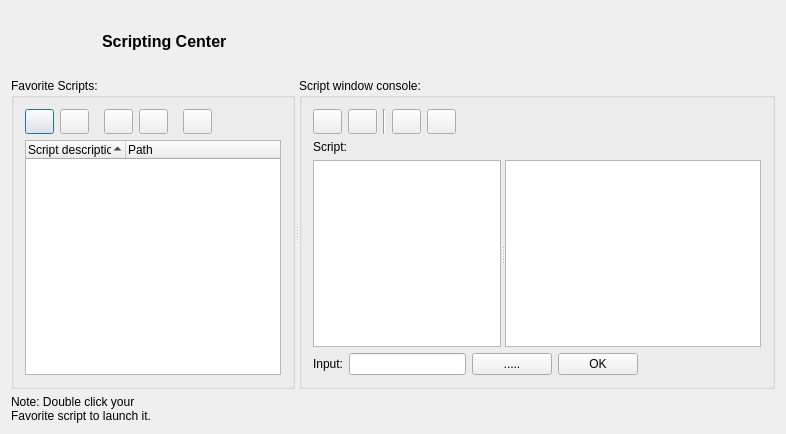
<?xml version="1.0" encoding="UTF-8"?>
<ui version="4.0">
 <class>script_basedialog</class>
 <widget class="QDialog" name="script_basedialog">
  <property name="geometry">
   <rect>
    <x>0</x>
    <y>0</y>
    <width>786</width>
    <height>434</height>
   </rect>
  </property>
  <property name="sizePolicy">
   <sizepolicy hsizetype="Preferred" vsizetype="Minimum">
    <horstretch>0</horstretch>
    <verstretch>0</verstretch>
   </sizepolicy>
  </property>
  <property name="windowTitle">
   <string>Form1</string>
  </property>
  <property name="windowIcon">
   <iconset resource="gex.qrc">
    <normaloff>:/gex/icons/gex_application_48x48.png</normaloff>:/gex/icons/gex_application_48x48.png</iconset>
  </property>
  <property name="autoFillBackground">
   <bool>true</bool>
  </property>
  <layout class="QGridLayout" name="gridLayout_3" rowstretch="0,10,0">
   <item row="0" column="0">
    <layout class="QHBoxLayout" name="horizontalLayout_2">
     <item>
      <widget class="QLabel" name="PixmapLabel1">
       <property name="sizePolicy">
        <sizepolicy hsizetype="Fixed" vsizetype="Fixed">
         <horstretch>0</horstretch>
         <verstretch>0</verstretch>
        </sizepolicy>
       </property>
       <property name="pixmap">
        <pixmap resource="gex.qrc">:/gex/icons/script_large.png</pixmap>
       </property>
       <property name="scaledContents">
        <bool>true</bool>
       </property>
       <property name="wordWrap">
        <bool>false</bool>
       </property>
      </widget>
     </item>
     <item>
      <spacer name="horizontalSpacer_3">
       <property name="orientation">
        <enum>Qt::Horizontal</enum>
       </property>
       <property name="sizeType">
        <enum>QSizePolicy::Fixed</enum>
       </property>
       <property name="sizeHint" stdset="0">
        <size>
         <width>78</width>
         <height>61</height>
        </size>
       </property>
      </spacer>
     </item>
     <item>
      <widget class="QLabel" name="TextLabel1">
       <property name="sizePolicy">
        <sizepolicy hsizetype="Fixed" vsizetype="Preferred">
         <horstretch>0</horstretch>
         <verstretch>0</verstretch>
        </sizepolicy>
       </property>
       <property name="font">
        <font>
         <family>Ms Sans Serif</family>
         <pointsize>12</pointsize>
         <weight>75</weight>
         <bold>true</bold>
        </font>
       </property>
       <property name="text">
        <string>Scripting Center</string>
       </property>
       <property name="wordWrap">
        <bool>false</bool>
       </property>
      </widget>
     </item>
     <item>
      <spacer name="horizontalSpacer_4">
       <property name="orientation">
        <enum>Qt::Horizontal</enum>
       </property>
       <property name="sizeHint" stdset="0">
        <size>
         <width>680</width>
         <height>48</height>
        </size>
       </property>
      </spacer>
     </item>
    </layout>
   </item>
   <item row="1" column="0">
    <widget class="QSplitter" name="splitter_2">
     <property name="orientation">
      <enum>Qt::Horizontal</enum>
     </property>
     <widget class="QGroupBox" name="GroupBox1">
      <property name="sizePolicy">
       <sizepolicy hsizetype="Fixed" vsizetype="Preferred">
        <horstretch>1</horstretch>
        <verstretch>0</verstretch>
       </sizepolicy>
      </property>
      <property name="title">
       <string>Favorite Scripts:</string>
      </property>
      <layout class="QGridLayout" name="gridLayout_2" rowstretch="0,10" columnstretch="0">
       <property name="sizeConstraint">
        <enum>QLayout::SetDefaultConstraint</enum>
       </property>
       <item row="0" column="0">
        <layout class="QHBoxLayout" name="horizontalLayout_4">
         <property name="sizeConstraint">
          <enum>QLayout::SetMinimumSize</enum>
         </property>
         <item>
          <widget class="QPushButton" name="buttonAddFile">
           <property name="sizePolicy">
            <sizepolicy hsizetype="Fixed" vsizetype="Fixed">
             <horstretch>0</horstretch>
             <verstretch>0</verstretch>
            </sizepolicy>
           </property>
           <property name="minimumSize">
            <size>
             <width>29</width>
             <height>25</height>
            </size>
           </property>
           <property name="maximumSize">
            <size>
             <width>29</width>
             <height>25</height>
            </size>
           </property>
           <property name="toolTip">
            <string>Add Script to list</string>
           </property>
           <property name="text">
            <string/>
           </property>
           <property name="icon">
            <iconset resource="gex.qrc">
             <normaloff>:/gex/icons/file_open.png</normaloff>:/gex/icons/file_open.png</iconset>
           </property>
           <property name="iconSize">
            <size>
             <width>32</width>
             <height>32</height>
            </size>
           </property>
           <property name="autoDefault">
            <bool>true</bool>
           </property>
          </widget>
         </item>
         <item>
          <widget class="QPushButton" name="buttonProperties">
           <property name="sizePolicy">
            <sizepolicy hsizetype="Fixed" vsizetype="Fixed">
             <horstretch>0</horstretch>
             <verstretch>0</verstretch>
            </sizepolicy>
           </property>
           <property name="minimumSize">
            <size>
             <width>29</width>
             <height>25</height>
            </size>
           </property>
           <property name="maximumSize">
            <size>
             <width>29</width>
             <height>25</height>
            </size>
           </property>
           <property name="focusPolicy">
            <enum>Qt::NoFocus</enum>
           </property>
           <property name="toolTip">
            <string>Properties: Lets you view/edit the selected script description and file path</string>
           </property>
           <property name="text">
            <string/>
           </property>
           <property name="icon">
            <iconset resource="gex.qrc">
             <normaloff>:/gex/icons/properties.png</normaloff>:/gex/icons/properties.png</iconset>
           </property>
           <property name="iconSize">
            <size>
             <width>32</width>
             <height>32</height>
            </size>
           </property>
           <property name="autoDefault">
            <bool>true</bool>
           </property>
          </widget>
         </item>
         <item>
          <widget class="Line" name="Line1_2">
           <property name="sizePolicy">
            <sizepolicy hsizetype="Fixed" vsizetype="Fixed">
             <horstretch>0</horstretch>
             <verstretch>0</verstretch>
            </sizepolicy>
           </property>
           <property name="frameShape">
            <enum>QFrame::VLine</enum>
           </property>
           <property name="frameShadow">
            <enum>QFrame::Sunken</enum>
           </property>
          </widget>
         </item>
         <item>
          <widget class="QPushButton" name="buttonEditScript">
           <property name="sizePolicy">
            <sizepolicy hsizetype="Fixed" vsizetype="Fixed">
             <horstretch>0</horstretch>
             <verstretch>0</verstretch>
            </sizepolicy>
           </property>
           <property name="minimumSize">
            <size>
             <width>29</width>
             <height>25</height>
            </size>
           </property>
           <property name="maximumSize">
            <size>
             <width>29</width>
             <height>25</height>
            </size>
           </property>
           <property name="toolTip">
            <string>Edit selected script</string>
           </property>
           <property name="text">
            <string/>
           </property>
           <property name="icon">
            <iconset resource="gex.qrc">
             <normaloff>:/gex/icons/script_edit.png</normaloff>:/gex/icons/script_edit.png</iconset>
           </property>
           <property name="iconSize">
            <size>
             <width>32</width>
             <height>32</height>
            </size>
           </property>
           <property name="autoDefault">
            <bool>true</bool>
           </property>
          </widget>
         </item>
         <item>
          <widget class="QPushButton" name="buttonRunFile">
           <property name="sizePolicy">
            <sizepolicy hsizetype="Fixed" vsizetype="Fixed">
             <horstretch>0</horstretch>
             <verstretch>0</verstretch>
            </sizepolicy>
           </property>
           <property name="minimumSize">
            <size>
             <width>29</width>
             <height>25</height>
            </size>
           </property>
           <property name="maximumSize">
            <size>
             <width>29</width>
             <height>25</height>
            </size>
           </property>
           <property name="toolTip">
            <string>Run selected Script</string>
           </property>
           <property name="text">
            <string/>
           </property>
           <property name="icon">
            <iconset resource="gex.qrc">
             <normaloff>:/gex/icons/script_run.png</normaloff>:/gex/icons/script_run.png</iconset>
           </property>
           <property name="iconSize">
            <size>
             <width>32</width>
             <height>32</height>
            </size>
           </property>
           <property name="autoDefault">
            <bool>true</bool>
           </property>
          </widget>
         </item>
         <item>
          <widget class="Line" name="Line1">
           <property name="sizePolicy">
            <sizepolicy hsizetype="Fixed" vsizetype="Fixed">
             <horstretch>0</horstretch>
             <verstretch>0</verstretch>
            </sizepolicy>
           </property>
           <property name="frameShape">
            <enum>QFrame::VLine</enum>
           </property>
           <property name="frameShadow">
            <enum>QFrame::Sunken</enum>
           </property>
          </widget>
         </item>
         <item>
          <widget class="QPushButton" name="buttonRemoveFile">
           <property name="sizePolicy">
            <sizepolicy hsizetype="Fixed" vsizetype="Fixed">
             <horstretch>0</horstretch>
             <verstretch>0</verstretch>
            </sizepolicy>
           </property>
           <property name="minimumSize">
            <size>
             <width>29</width>
             <height>25</height>
            </size>
           </property>
           <property name="maximumSize">
            <size>
             <width>29</width>
             <height>25</height>
            </size>
           </property>
           <property name="toolTip">
            <string>Remove selected script</string>
           </property>
           <property name="text">
            <string/>
           </property>
           <property name="icon">
            <iconset resource="gex.qrc">
             <normaloff>:/gex/icons/file_remove.png</normaloff>:/gex/icons/file_remove.png</iconset>
           </property>
           <property name="iconSize">
            <size>
             <width>32</width>
             <height>32</height>
            </size>
           </property>
           <property name="autoDefault">
            <bool>true</bool>
           </property>
          </widget>
         </item>
         <item>
          <spacer name="horizontalSpacer_2">
           <property name="orientation">
            <enum>Qt::Horizontal</enum>
           </property>
           <property name="sizeHint" stdset="0">
            <size>
             <width>40</width>
             <height>20</height>
            </size>
           </property>
          </spacer>
         </item>
        </layout>
       </item>
       <item row="1" column="0">
        <widget class="QTreeWidget" name="mUi_treeWidget">
         <property name="sizePolicy">
          <sizepolicy hsizetype="Expanding" vsizetype="Preferred">
           <horstretch>0</horstretch>
           <verstretch>0</verstretch>
          </sizepolicy>
         </property>
         <property name="minimumSize">
          <size>
           <width>200</width>
           <height>210</height>
          </size>
         </property>
         <property name="maximumSize">
          <size>
           <width>16777215</width>
           <height>16777215</height>
          </size>
         </property>
         <property name="font">
          <font>
           <family>MS Shell Dlg 2</family>
          </font>
         </property>
         <property name="toolTip">
          <string>List of your favorite Scripts...double-click script name to launch!</string>
         </property>
         <property name="selectionMode">
          <enum>QAbstractItemView::ExtendedSelection</enum>
         </property>
         <property name="rootIsDecorated">
          <bool>false</bool>
         </property>
         <property name="sortingEnabled">
          <bool>true</bool>
         </property>
         <column>
          <property name="text">
           <string>Script description</string>
          </property>
         </column>
         <column>
          <property name="text">
           <string>Path</string>
          </property>
         </column>
        </widget>
       </item>
      </layout>
     </widget>
     <widget class="QGroupBox" name="GroupBox1_2">
      <property name="sizePolicy">
       <sizepolicy hsizetype="Expanding" vsizetype="Preferred">
        <horstretch>10</horstretch>
        <verstretch>0</verstretch>
       </sizepolicy>
      </property>
      <property name="title">
       <string>Script window console:</string>
      </property>
      <layout class="QGridLayout" name="gridLayout" rowstretch="0,0,10,0" columnstretch="0,0" rowminimumheight="0,0,0,0">
       <property name="sizeConstraint">
        <enum>QLayout::SetDefaultConstraint</enum>
       </property>
       <item row="0" column="0">
        <layout class="QHBoxLayout" name="horizontalLayout_3">
         <property name="sizeConstraint">
          <enum>QLayout::SetDefaultConstraint</enum>
         </property>
         <item>
          <widget class="QPushButton" name="buttonNewScript">
           <property name="sizePolicy">
            <sizepolicy hsizetype="Fixed" vsizetype="Fixed">
             <horstretch>0</horstretch>
             <verstretch>0</verstretch>
            </sizepolicy>
           </property>
           <property name="minimumSize">
            <size>
             <width>29</width>
             <height>25</height>
            </size>
           </property>
           <property name="maximumSize">
            <size>
             <width>29</width>
             <height>25</height>
            </size>
           </property>
           <property name="toolTip">
            <string>Create a new Script</string>
           </property>
           <property name="text">
            <string/>
           </property>
           <property name="icon">
            <iconset resource="gex.qrc">
             <normaloff>:/gex/icons/script_new.png</normaloff>:/gex/icons/script_new.png</iconset>
           </property>
           <property name="iconSize">
            <size>
             <width>32</width>
             <height>32</height>
            </size>
           </property>
           <property name="autoDefault">
            <bool>false</bool>
           </property>
          </widget>
         </item>
         <item>
          <widget class="QPushButton" name="buttonLoadRunScript">
           <property name="sizePolicy">
            <sizepolicy hsizetype="Fixed" vsizetype="Fixed">
             <horstretch>0</horstretch>
             <verstretch>0</verstretch>
            </sizepolicy>
           </property>
           <property name="minimumSize">
            <size>
             <width>29</width>
             <height>25</height>
            </size>
           </property>
           <property name="maximumSize">
            <size>
             <width>29</width>
             <height>25</height>
            </size>
           </property>
           <property name="toolTip">
            <string>Load and run a script of your choice</string>
           </property>
           <property name="text">
            <string/>
           </property>
           <property name="icon">
            <iconset resource="gex.qrc">
             <normaloff>:/gex/icons/file_open.png</normaloff>:/gex/icons/file_open.png</iconset>
           </property>
           <property name="iconSize">
            <size>
             <width>32</width>
             <height>32</height>
            </size>
           </property>
           <property name="autoDefault">
            <bool>false</bool>
           </property>
          </widget>
         </item>
         <item>
          <widget class="Line" name="Line1_2_2">
           <property name="frameShape">
            <enum>QFrame::VLine</enum>
           </property>
           <property name="frameShadow">
            <enum>QFrame::Sunken</enum>
           </property>
          </widget>
         </item>
         <item>
          <widget class="QPushButton" name="buttonEditExecutedScript">
           <property name="sizePolicy">
            <sizepolicy hsizetype="Fixed" vsizetype="Fixed">
             <horstretch>0</horstretch>
             <verstretch>0</verstretch>
            </sizepolicy>
           </property>
           <property name="minimumSize">
            <size>
             <width>29</width>
             <height>25</height>
            </size>
           </property>
           <property name="maximumSize">
            <size>
             <width>29</width>
             <height>25</height>
            </size>
           </property>
           <property name="toolTip">
            <string>Edit last executed script</string>
           </property>
           <property name="text">
            <string/>
           </property>
           <property name="icon">
            <iconset resource="gex.qrc">
             <normaloff>:/gex/icons/script_edit.png</normaloff>:/gex/icons/script_edit.png</iconset>
           </property>
           <property name="iconSize">
            <size>
             <width>32</width>
             <height>32</height>
            </size>
           </property>
           <property name="autoDefault">
            <bool>false</bool>
           </property>
          </widget>
         </item>
         <item>
          <widget class="QPushButton" name="buttonRunScriptAgain">
           <property name="sizePolicy">
            <sizepolicy hsizetype="Fixed" vsizetype="Fixed">
             <horstretch>0</horstretch>
             <verstretch>0</verstretch>
            </sizepolicy>
           </property>
           <property name="minimumSize">
            <size>
             <width>29</width>
             <height>25</height>
            </size>
           </property>
           <property name="maximumSize">
            <size>
             <width>29</width>
             <height>25</height>
            </size>
           </property>
           <property name="toolTip">
            <string>Start again the last script executed</string>
           </property>
           <property name="text">
            <string/>
           </property>
           <property name="icon">
            <iconset resource="gex.qrc">
             <normaloff>:/gex/icons/script_run.png</normaloff>:/gex/icons/script_run.png</iconset>
           </property>
           <property name="iconSize">
            <size>
             <width>32</width>
             <height>32</height>
            </size>
           </property>
           <property name="autoDefault">
            <bool>false</bool>
           </property>
          </widget>
         </item>
         <item>
          <spacer name="horizontalSpacer">
           <property name="orientation">
            <enum>Qt::Horizontal</enum>
           </property>
           <property name="sizeType">
            <enum>QSizePolicy::Expanding</enum>
           </property>
           <property name="sizeHint" stdset="0">
            <size>
             <width>40</width>
             <height>20</height>
            </size>
           </property>
          </spacer>
         </item>
        </layout>
       </item>
       <item row="1" column="0" colspan="2">
        <layout class="QHBoxLayout" name="horizontalLayout">
         <property name="sizeConstraint">
          <enum>QLayout::SetNoConstraint</enum>
         </property>
         <item>
          <widget class="QLabel" name="TextLabel2">
           <property name="sizePolicy">
            <sizepolicy hsizetype="Preferred" vsizetype="Preferred">
             <horstretch>0</horstretch>
             <verstretch>0</verstretch>
            </sizepolicy>
           </property>
           <property name="text">
            <string>Script:</string>
           </property>
           <property name="alignment">
            <set>Qt::AlignVCenter</set>
           </property>
           <property name="wordWrap">
            <bool>true</bool>
           </property>
          </widget>
         </item>
         <item>
          <widget class="QLabel" name="TextLabelScriptExecuted">
           <property name="sizePolicy">
            <sizepolicy hsizetype="Expanding" vsizetype="Preferred">
             <horstretch>0</horstretch>
             <verstretch>0</verstretch>
            </sizepolicy>
           </property>
           <property name="text">
            <string/>
           </property>
           <property name="alignment">
            <set>Qt::AlignVCenter</set>
           </property>
           <property name="wordWrap">
            <bool>true</bool>
           </property>
          </widget>
         </item>
        </layout>
       </item>
       <item row="3" column="0">
        <layout class="QGridLayout" name="gridLayout_4">
         <property name="sizeConstraint">
          <enum>QLayout::SetMinimumSize</enum>
         </property>
         <item row="0" column="0">
          <widget class="QLabel" name="TextLabelInput">
           <property name="sizePolicy">
            <sizepolicy hsizetype="Preferred" vsizetype="Minimum">
             <horstretch>0</horstretch>
             <verstretch>0</verstretch>
            </sizepolicy>
           </property>
           <property name="text">
            <string>Input:</string>
           </property>
           <property name="alignment">
            <set>Qt::AlignVCenter</set>
           </property>
           <property name="wordWrap">
            <bool>true</bool>
           </property>
          </widget>
         </item>
         <item row="0" column="1">
          <widget class="QLineEdit" name="LineEditScriptPrompt">
           <property name="sizePolicy">
            <sizepolicy hsizetype="Expanding" vsizetype="Fixed">
             <horstretch>0</horstretch>
             <verstretch>0</verstretch>
            </sizepolicy>
           </property>
           <property name="minimumSize">
            <size>
             <width>75</width>
             <height>0</height>
            </size>
           </property>
           <property name="maximumSize">
            <size>
             <width>150</width>
             <height>16777215</height>
            </size>
           </property>
           <property name="toolTip">
            <string>Text input...</string>
           </property>
          </widget>
         </item>
         <item row="0" column="2">
          <widget class="QPushButton" name="PushButtonScriptPrompt">
           <property name="sizePolicy">
            <sizepolicy hsizetype="Fixed" vsizetype="Minimum">
             <horstretch>0</horstretch>
             <verstretch>0</verstretch>
            </sizepolicy>
           </property>
           <property name="toolTip">
            <string>Pick a file...</string>
           </property>
           <property name="text">
            <string>.....</string>
           </property>
           <property name="autoRepeat">
            <bool>false</bool>
           </property>
          </widget>
         </item>
         <item row="0" column="3">
          <widget class="QPushButton" name="PushButtonInputOk">
           <property name="sizePolicy">
            <sizepolicy hsizetype="Fixed" vsizetype="Minimum">
             <horstretch>0</horstretch>
             <verstretch>0</verstretch>
            </sizepolicy>
           </property>
           <property name="toolTip">
            <string>Validate your input</string>
           </property>
           <property name="text">
            <string>OK</string>
           </property>
          </widget>
         </item>
         <item row="0" column="4">
          <spacer name="horizontalSpacer_7">
           <property name="orientation">
            <enum>Qt::Horizontal</enum>
           </property>
           <property name="sizeHint" stdset="0">
            <size>
             <width>40</width>
             <height>20</height>
            </size>
           </property>
          </spacer>
         </item>
        </layout>
       </item>
       <item row="2" column="0" colspan="2">
        <widget class="QSplitter" name="splitter">
         <property name="orientation">
          <enum>Qt::Horizontal</enum>
         </property>
         <widget class="QTextEdit" name="TextEditScript">
          <property name="sizePolicy">
           <sizepolicy hsizetype="Maximum" vsizetype="Preferred">
            <horstretch>50</horstretch>
            <verstretch>0</verstretch>
           </sizepolicy>
          </property>
          <property name="acceptDrops">
           <bool>false</bool>
          </property>
          <property name="toolTip">
           <string>Script messages go to this window</string>
          </property>
          <property name="autoFormatting">
           <set>QTextEdit::AutoAll</set>
          </property>
          <property name="lineWrapMode">
           <enum>QTextEdit::NoWrap</enum>
          </property>
          <property name="readOnly">
           <bool>true</bool>
          </property>
         </widget>
         <widget class="QTextBrowser" name="HtmlWindow">
          <property name="sizePolicy">
           <sizepolicy hsizetype="Fixed" vsizetype="Preferred">
            <horstretch>0</horstretch>
            <verstretch>0</verstretch>
           </sizepolicy>
          </property>
          <property name="maximumSize">
           <size>
            <width>16777215</width>
            <height>16777215</height>
           </size>
          </property>
          <property name="autoFormatting">
           <set>QTextEdit::AutoAll</set>
          </property>
          <property name="undoRedoEnabled">
           <bool>true</bool>
          </property>
         </widget>
        </widget>
       </item>
      </layout>
     </widget>
    </widget>
   </item>
   <item row="2" column="0">
    <layout class="QHBoxLayout" name="horizontalLayout_5">
     <item>
      <widget class="QLabel" name="TextLabel1_2">
       <property name="sizePolicy">
        <sizepolicy hsizetype="Minimum" vsizetype="Minimum">
         <horstretch>0</horstretch>
         <verstretch>0</verstretch>
        </sizepolicy>
       </property>
       <property name="text">
        <string>Note: Double click your Favorite script to launch it.</string>
       </property>
       <property name="alignment">
        <set>Qt::AlignLeading|Qt::AlignLeft|Qt::AlignTop</set>
       </property>
       <property name="wordWrap">
        <bool>true</bool>
       </property>
      </widget>
     </item>
     <item>
      <spacer name="horizontalSpacer_5">
       <property name="orientation">
        <enum>Qt::Horizontal</enum>
       </property>
       <property name="sizeHint" stdset="0">
        <size>
         <width>604</width>
         <height>13</height>
        </size>
       </property>
      </spacer>
     </item>
    </layout>
   </item>
  </layout>
 </widget>
 <layoutdefault spacing="6" margin="11"/>
 <resources>
  <include location="gex.qrc"/>
 </resources>
 <connections/>
</ui>
